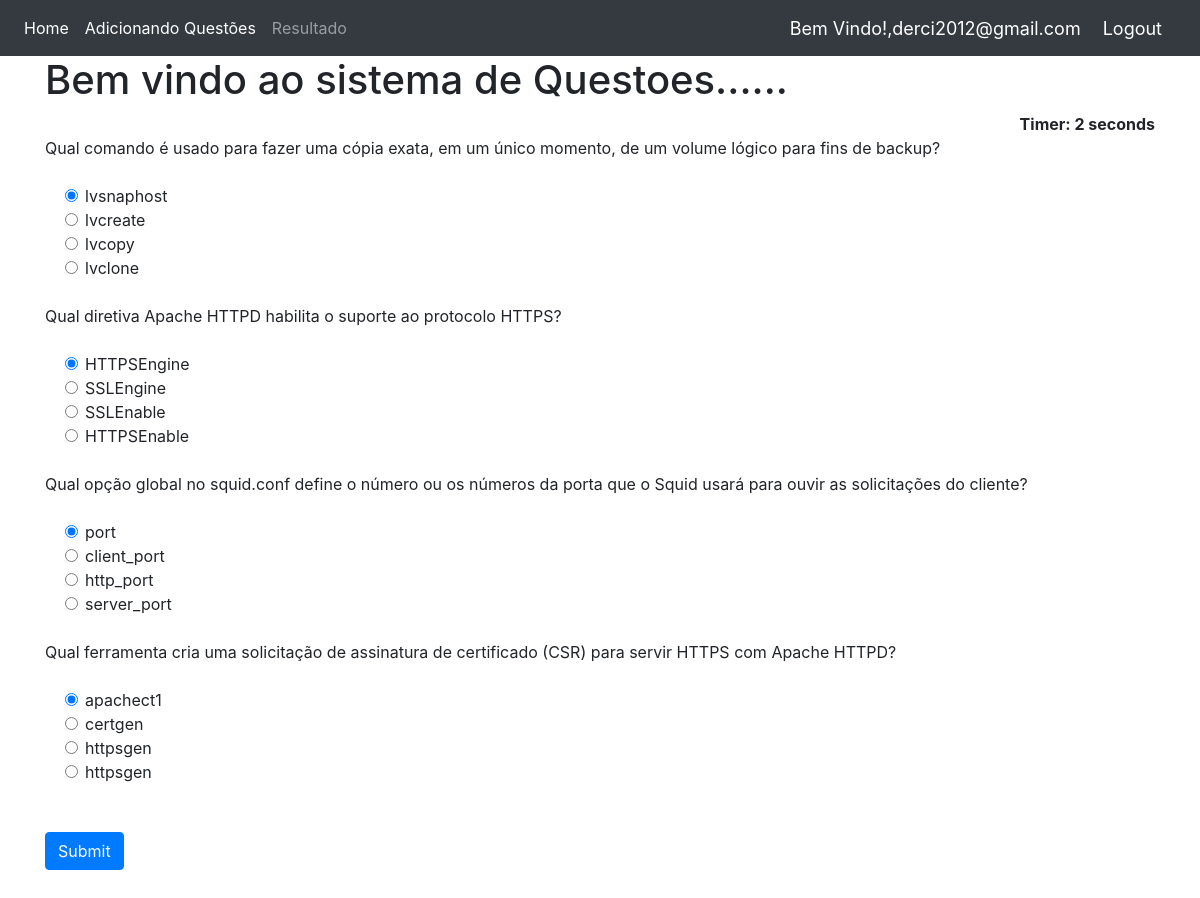
The app's page / (signed in) with its own data.
### questoes/models.py (models this page shows, shortened)
class QuestoesModel(models.Model):
    questoes = models.CharField(max_length=200, null=True)
    opcao1 = models.CharField(max_length=200, null=True)
    opcao2 = models.CharField(max_length=200, null=True)
    opcao3 = models.CharField(max_length=200, null=True)
    opcao4 = models.CharField(max_length=200, null=True)
    respostaCorreta= models.CharField(max_length=200, null=True)

### questoes/views.py (the view)
# urls.py: 2. Add a URL to urlpatterns:  path('', views.home, name='home')
def home(request):
    if request.method == 'POST':
        print(request.POST)
        questions=QuestoesModel.objects.all()
        score=0
        wrong=0
        correct=0
        total=0
        for q in questions:
            total+=1
            print(request.POST.get(q.question))
            print(q.ans)
            print()
            if q.ans ==  request.POST.get(q.question):
                score+=10
                correct+=1
            else:
                wrong+=1
        percent = score/(total*10) *100
        context = {
            'score':score,
            'time': request.POST.get('timer'),
            'correct':correct,
            'wrong':wrong,
            'percent':percent,
            'total':total
        }
        return render(request,'questoes/result.html',context)
    else:
        questions = QuestoesModel.objects.all()
        context = {
            'questions': questions
        }
        return render(request, 'questoes/home.html', context)

### templates/questoes/home.html (shortened to what this page needs)
{% extends 'base.html' %}
{% block conteudo %}
{% load static %}
<div class="container ">
<h1> Bem vindo ao sistema de Questoes......</h1>
<div align="right " id="displaytimer"><b>Timer: 0 seconds</b></div>
<form method='post' action='{{result.html}}'>
    {% for q  in questions%}
    <div class="form-group">
      <label >{{q.questoes}}</label>
    </div>
    <div class="form-check">
        <div class="form-check">
            <input class="form-check-input" type="radio" name="{{q.question}}" id="gridRadios1" value="option1" checked>
            <label class="form-check-label" for="gridRadios1">
                {{q.opcao1}}
            </label>
        </div>
        <div class="form-check">
            <input class="form-check-input" type="radio" name="{{q.question}}" id="gridRadios2" value="option2">
            <label class="form-check-label" for="gridRadios2">
                {{q.opcao2}}
            </label>
        </div>
        <div class="form-check">
            <input class="form-check-input" type="radio" name="{{q.question}}" id="gridRadios1" value="option3">
            <label class="form-check-label" for="gridRadios1">
                {{q.opcao3}}
            </label>
        </div>
        <div class="form-check">
            <input class="form-check-input" type="radio" name="{{q.question}}" id="gridRadios2" value="option4">
            <label class="form-check-label" for="gridRadios2">
                {{q.opcao4}}
            </label>
        </div>
        <br>
    </div>
    {% endfor %}
    <br>
    <button type="submit" class="btn btn-primary">Submit</button>
  </form>
</div>
{% endblock %}

### templates/parciais/navbar.html (shortened to what this page needs)
{% load static %}
<nav class="navbar navbar-expand-lg navbar-dark bg-dark">
  <div class="collapse navbar-collapse" id="navbarNav">
    <ul class="navbar-nav">
      <li class="nav-item active">
        <a class="nav-link" href="{% url 'home' %}">Home</a>
      </li>
      {% if request.user.is_staff %}
      <li class="nav-item active">
        <a class="nav-link" href="{% url 'addQuestion' %}">Adicionando Questões</a>
      </li>
      {% endif %}
      <li class="nav-item">
        <a class="nav-link" href="{% url 'login' %}">Resultado</a>
      </li>
    </ul>
  </div>
  <span class="greet">Bem Vindo!,{{request.user.email}}</span>
  <span ><a  class="greet" href="{% url 'logout' %}">Logout</a></span>
</nav>

### templates/parciais/navbar.html (style rules this page uses)
.greet { font-size: 18px; color: #fff; margin-right: 22px; }

### records on screen
QuestoesModel: questoes "Qual comando é usado para fazer uma cópia exata, em um único momento, de um volume lógico para fins de backup?", opcao1 "lvsnaphost", opcao2 "lvcreate", opcao3 "lvcopy", opcao4 "lvclone"
QuestoesModel: questoes "Qual diretiva Apache HTTPD habilita o suporte ao protocolo HTTPS?", opcao1 "HTTPSEngine", opcao2 "SSLEngine", opcao3 "SSLEnable", opcao4 "HTTPSEnable"
QuestoesModel: questoes "Qual opção global no squid.conf define o número ou os números da porta que o Squid usará para ouvir as solicitações do cliente?", opcao1 "port", opcao2 "client_port", opcao3 "http_port", opcao4 "server_port"
QuestoesModel: questoes "Qual ferramenta cria uma solicitação de assinatura de certificado (CSR) para servir HTTPS com Apache HTTPD?", opcao1 "apachect1", opcao2 "certgen", opcao3 "httpsgen", opcao4 "httpsgen"

### other values on screen
{{ request.user.email }} "derci2012@gmail.com"
